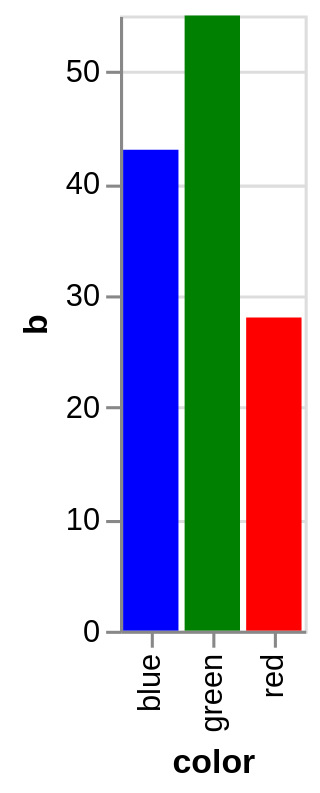

The specification (Vega-Lite) saved for this image:
### Vega specification from a JSON file in a GitHub repository (floating-point values rounded to 4 significant figures)
{"$schema": "https://vega.github.io/schema/vega/v5.json", "description": "A bar chart that directly encodes color names in the data.", "autosize": "pad", "padding": 5, "height": 200, "style": "cell", "data": [{"name": "source_0", "values": [{"color": "red", "b": 28}, {"color": "green", "b": 55}, {"color": "blue", "b": 43}]}], "signals": [{"name": "x_step", "value": 20}, {"name": "width", "update": "bandspace(domain('x').length, 0.1, 0.05) * x_step"}], "marks": [{"name": "marks", "type": "rect", "style": ["bar"], "from": {"data": "source_0"}, "encode": {"update": {"fill": [{"test": "datum[\"b\"] === null || isNaN(datum[\"b\"])", "value": null}, {"field": "color"}], "tooltip": {"signal": "{\"color\": datum[\"color\"], \"b\": format(datum[\"b\"], \"\")}"}, "x": {"scale": "x", "field": "color"}, "width": {"scale": "x", "band": true}, "y": {"scale": "y", "field": "b"}, "y2": {"scale": "y", "value": 0}}}}], "scales": [{"name": "x", "type": "band", "domain": {"data": "source_0", "field": "color", "sort": true}, "range": {"step": {"signal": "x_step"}}, "paddingInner": 0.1, "paddingOuter": 0.05}, {"name": "y", "type": "linear", "domain": {"data": "source_0", "field": "b"}, "range": [{"signal": "height"}, 0], "nice": true, "zero": true}], "axes": [{"scale": "x", "orient": "bottom", "grid": false, "title": "color", "labelAlign": "right", "labelAngle": 270, "labelBaseline": "middle", "zindex": 1}, {"scale": "y", "orient": "left", "grid": false, "title": "b", "labelOverlap": true, "tickCount": {"signal": "ceil(height/40)"}, "zindex": 1}, {"scale": "y", "orient": "left", "gridScale": "x", "grid": true, "tickCount": {"signal": "ceil(height/40)"}, "domain": false, "labels": false, "maxExtent": 0, "minExtent": 0, "ticks": false, "zindex": 0}]}
